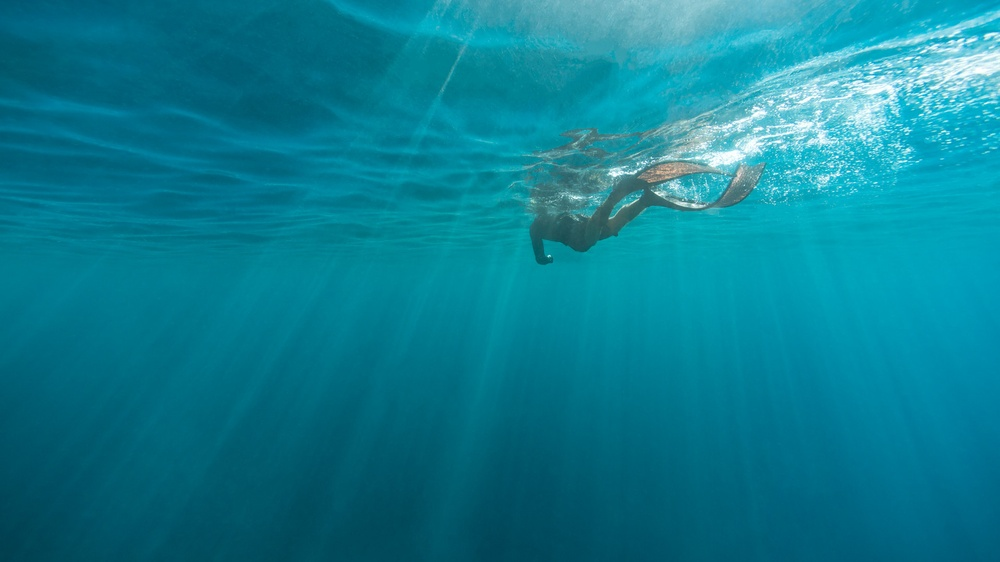
//> input picture opencv4/opencv4/2.jpg, 1000 x 562 px, shrunk from 1920 x 1080 before the run
$ ./源   (built with g++ and OpenCV 4)
//> lines starting //> are read from the running program, lines starting //| are printed output that depends on the picture

#include <opencv2/opencv.hpp>
#include"opencv2/highgui/highgui.hpp"
using namespace cv;
#define WINDOW_NAME "【线性混合示例】"


const int g_nMaxAlphaValue = 100;//Alpha值的最大值
int g_nAlphaValueSlider;//滑动条对应的变量
double g_dAlphaValue;
double g_dBetaValue;
//声明存储图像的变量
Mat g_srcImage1;
Mat g_srcImage2;
Mat g_dstImage;
//描述：响应滑动条的回调函数
void on_Trackbar(int, void*)
{
	g_dAlphaValue = (double) g_nAlphaValueSlider / g_nMaxAlphaValue;

	g_dBetaValue = (1.0 - g_dAlphaValue);

	addWeighted(g_srcImage1,g_dAlphaValue,g_srcImage2,g_dBetaValue,0.0,g_dstImage);

	imshow(WINDOW_NAME,g_dstImage);
}

int main(int argc,char**argv)
{
	g_srcImage1 = imread("2.jpg");//图像大小得相同
//> g_srcImage1 is the input picture: 562 rows x 1000 cols, CV_8UC3; mean B, G, R 146.8, 126.5, 12.4
	g_srcImage2 = imread("1.jpg");
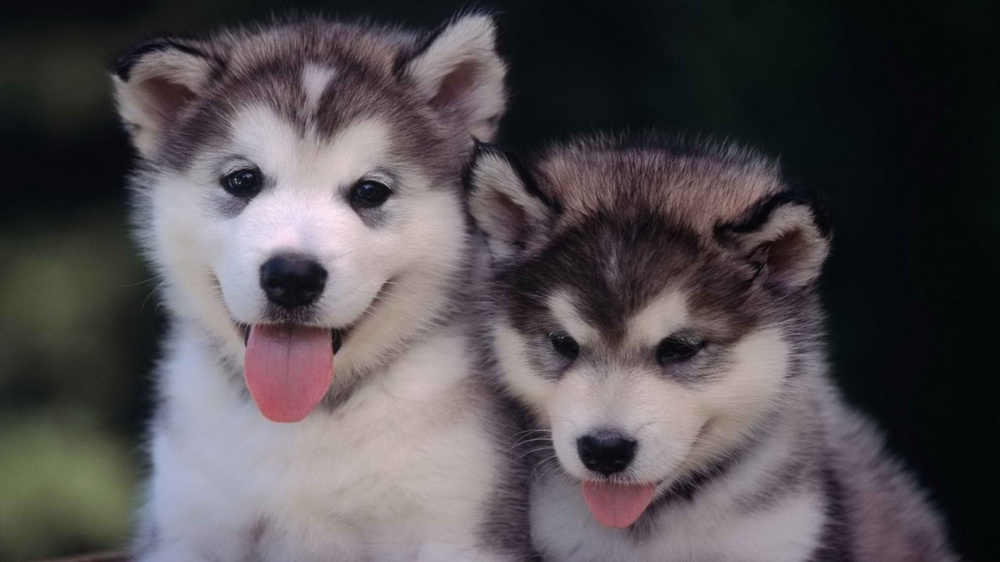
//> input picture opencv4/opencv4/1.jpg, 1000 x 562 px, shrunk from 1920 x 1080 before the run
//> g_srcImage2 is the input picture: 562 rows x 1000 cols, CV_8UC3; mean B, G, R 80.7, 77.6, 82.5
	if(!g_srcImage1.data)
	{
		printf("读取第一幅图片错误，请确定目录下是否有imread函教指定图片存在~！\n");
			return-1;
	}
			if(!g_srcImage2.data)
	{
		printf("读取第二幅图片错误，请确定目录下是否有imread 函数指定图片存在~！\n");
			return-1;
	}

	//设置滑动条初值为70
	g_nAlphaValueSlider = 70;

	namedWindow(WINDOW_NAME,WINDOW_NORMAL);
	//在创建的窗体中创建一个滑动条控件
	char TrackbarName[50];
	sprintf(TrackbarName,"透明值%d",g_nMaxAlphaValue);
	createTrackbar(TrackbarName,WINDOW_NAME,&g_nAlphaValueSlider,g_nMaxAlphaValue,on_Trackbar);
	//结果在回调函数中显示
	on_Trackbar(g_nAlphaValueSlider,0);
//> in on_Trackbar, `addWeighted(g_srcImage1,g_dAlphaValue,g_srcImage2,g_dBetaValue,0.0,g_d..`:
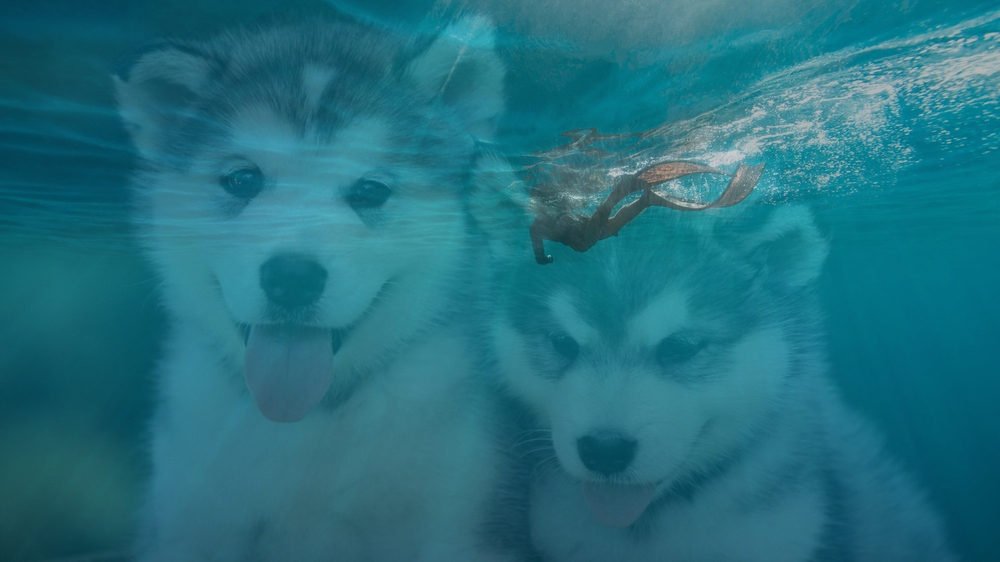
//> g_dstImage: 562 rows x 1000 cols, CV_8UC3; mean B, G, R 127, 111.8, 33.4
	//按任意键退出
	waitKey(0);
	return 0;
}
